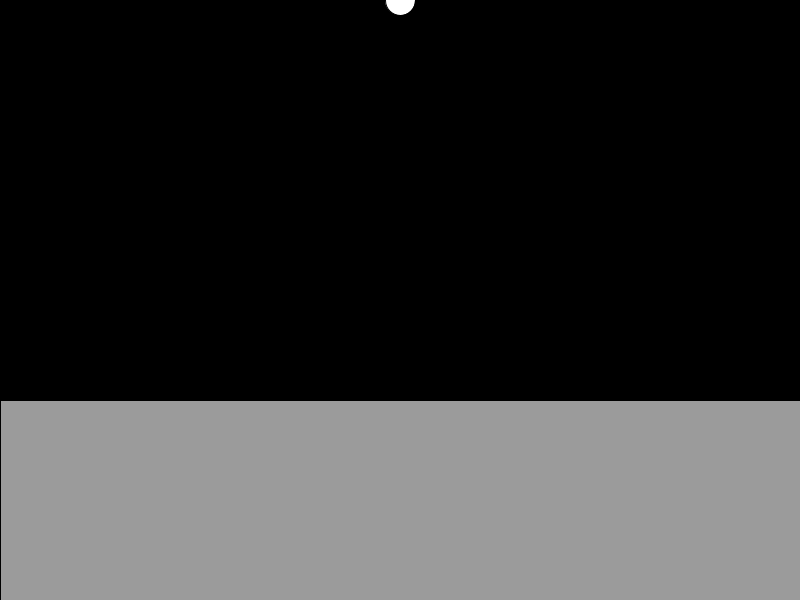
Frame 1 (no input)
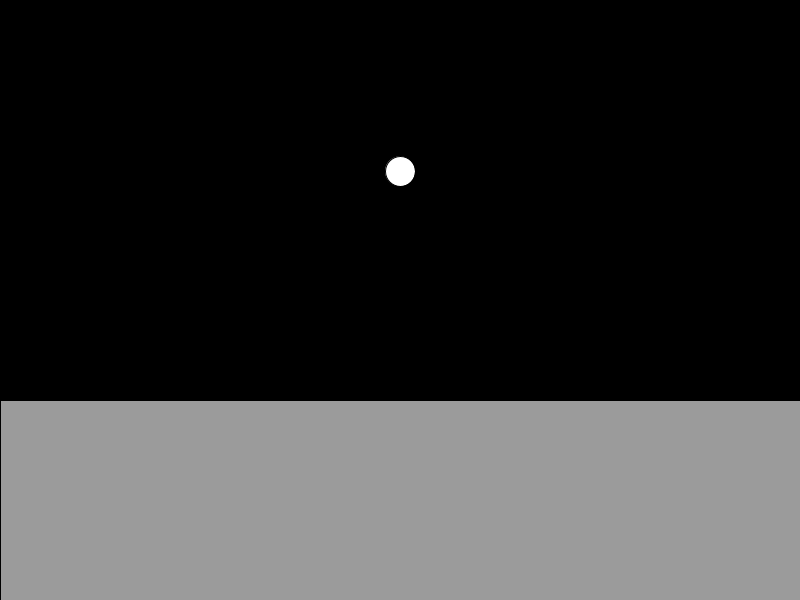
Frame 60 (the mouse pressed at the canvas centre just before this capture)
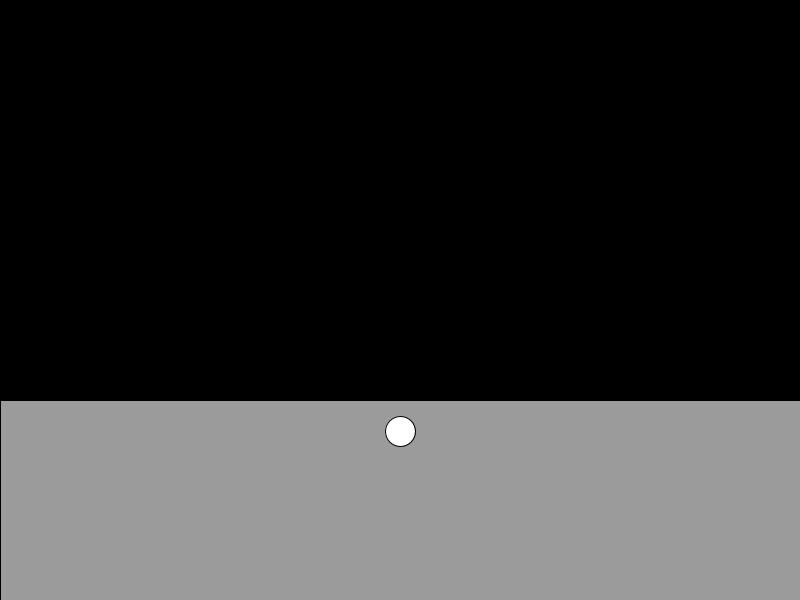
Frame 120 (the mouse held since frame 60 and released just before this capture)

The Processing sketch that drew these frames (run headless with seeded random() and noise(); from frame 60 on, the mouse is pressed at the canvas centre):

// Processing sketch: simple_water_drag
// ── simple_water_drag.pde
float circleWidth = 30;
PVector wind;
float gravity;
Mover mover;
Water water;

void setup(){
  size(800,600);
  
  mover = new Mover(1, 0, 0);
  water = new Water(-width/2, 400, width, height, 0.1);  
}

void draw(){
  background(0);
  translate(width/2,0);
  
  water.display();
  
  float m = mover.mass;
  PVector gravity = new PVector(0, 0.1*m);
  
  PVector friction = mover.velocity.get();
  friction.mult(-1);
  friction.normalize();
  // A bit lost from that part. Don't really understand 100% coefficient magnitude
  float c = 0.01;
  float normal = 1;
  float coefficientMagnitude = c * normal;
  friction.mult(coefficientMagnitude);
  // The end of the non-clear part.
  
  mover.applyForce(friction);
  mover.applyForce(gravity);
  
  if(mover.isInside(water)){
    mover.drag(water);
  }
  mover.update();
  mover.display();
  mover.checkEdges();
}

class Mover{
  PVector velocity;
  PVector acceleration;
  PVector position;
  float mass;

  Mover(float m, float x, float y){
    mass = m;
    position = new PVector(x, y);
    velocity = new PVector(0,0);
    acceleration = new PVector(0,0.1);
  }
  
  void applyForce(PVector force){
    PVector f = PVector.div(force, mass);
    acceleration.add(f);
  }
  
  void display(){
    fill(255);
    ellipse(position.x, position.y, circleWidth, circleWidth);
  }
  
  void update(){
    velocity.add(acceleration);
    position.add(velocity);
    acceleration.mult(0);
  }
  
  void checkEdges(){   
    if(position.x > width){
      position.x = width;
      velocity.x *= -1;
    } else if(position.x < 0){
      position.x = 0;
      velocity.x *= -1;
    }
    
    if(position.y > height){
      position.y = height;
      velocity.y *= -1;
    } else if (position.y < 0){
      position.y = 0;
      velocity.y *= -1;
    }
  }
  
  boolean isInside(Water wat){
    if(position.x > wat.xPosition && position.x < wat.xPosition + wat.waterWidth && position.y > wat.yPosition && position.y < wat.yPosition+wat.waterHeight){
      return true;
    } else {
      return false;
    }
  }
  
  void drag(Water wat){
    float speed = velocity.mag();
    float dragMagnitude = wat.c * speed * speed;
    
    PVector drag = velocity.get();
    drag.mult(-1);
    drag.normalize();
    drag.mult(dragMagnitude);
    applyForce(drag);
  }
}

class Water{
  int xPosition;
  int yPosition;
  int waterWidth;
  int waterHeight;
  float c;
  
  Water(int x, int y, int w, int h, float _c){
    xPosition = x;
    yPosition = y;
    waterWidth = w;
    waterHeight = h;
    c = _c;
  }
  
  void display(){
    fill(155);
    rect(xPosition, yPosition, waterWidth, waterHeight);
  }

}
